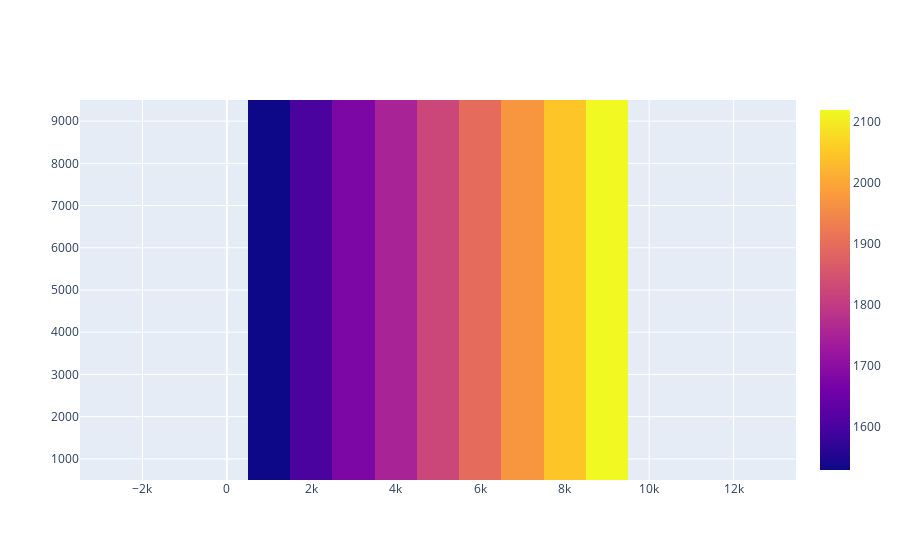

Notebook cell for this chart:
### Code cell
# plot elevation of Z nodes
Dtemp = D[D['Z index']==15]
fig = go.Figure(data=go.Heatmap(x=Dtemp[' X coordinate (m)'],y=Dtemp[' Y coordinate (m)'],z=Dtemp[' Z coordinate (m)']))
fig.update_yaxes(scaleanchor="x",scaleratio=1)
fig.show()
